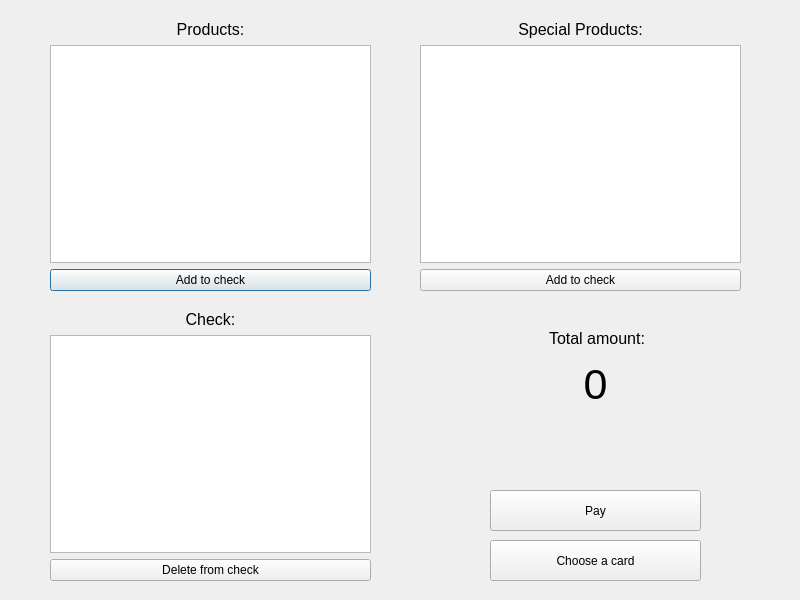
<?xml version="1.0" encoding="UTF-8"?>
<ui version="4.0">
 <class>Thirdwindow</class>
 <widget class="QDialog" name="Thirdwindow">
  <property name="geometry">
   <rect>
    <x>0</x>
    <y>0</y>
    <width>800</width>
    <height>600</height>
   </rect>
  </property>
  <property name="windowTitle">
   <string>Dialog</string>
  </property>
  <widget class="QLabel" name="label_amount">
   <property name="geometry">
    <rect>
     <x>400</x>
     <y>360</y>
     <width>391</width>
     <height>111</height>
    </rect>
   </property>
   <property name="font">
    <font>
     <pointsize>32</pointsize>
    </font>
   </property>
   <property name="layoutDirection">
    <enum>Qt::LeftToRight</enum>
   </property>
   <property name="text">
    <string>0</string>
   </property>
   <property name="alignment">
    <set>Qt::AlignHCenter|Qt::AlignTop</set>
   </property>
  </widget>
  <widget class="QWidget" name="layoutWidget">
   <property name="geometry">
    <rect>
     <x>50</x>
     <y>20</y>
     <width>321</width>
     <height>271</height>
    </rect>
   </property>
   <layout class="QVBoxLayout" name="verticalLayout">
    <item>
     <widget class="QLabel" name="label">
      <property name="font">
       <font>
        <pointsize>12</pointsize>
       </font>
      </property>
      <property name="text">
       <string>Products:</string>
      </property>
      <property name="alignment">
       <set>Qt::AlignCenter</set>
      </property>
     </widget>
    </item>
    <item>
     <widget class="QListWidget" name="listWidget_prod">
      <property name="font">
       <font>
        <pointsize>12</pointsize>
       </font>
      </property>
      <property name="modelColumn">
       <number>0</number>
      </property>
     </widget>
    </item>
    <item>
     <widget class="QPushButton" name="pushButton_add_prod">
      <property name="text">
       <string>Add to check</string>
      </property>
     </widget>
    </item>
   </layout>
  </widget>
  <widget class="QLabel" name="label_4">
   <property name="geometry">
    <rect>
     <x>500</x>
     <y>320</y>
     <width>194</width>
     <height>37</height>
    </rect>
   </property>
   <property name="font">
    <font>
     <pointsize>12</pointsize>
    </font>
   </property>
   <property name="text">
    <string>Total amount:</string>
   </property>
   <property name="alignment">
    <set>Qt::AlignCenter</set>
   </property>
  </widget>
  <widget class="QWidget" name="layoutWidget_2">
   <property name="geometry">
    <rect>
     <x>420</x>
     <y>20</y>
     <width>321</width>
     <height>271</height>
    </rect>
   </property>
   <layout class="QVBoxLayout" name="verticalLayout_2">
    <item>
     <widget class="QLabel" name="label_2">
      <property name="font">
       <font>
        <pointsize>12</pointsize>
       </font>
      </property>
      <property name="text">
       <string>Special Products:</string>
      </property>
      <property name="alignment">
       <set>Qt::AlignCenter</set>
      </property>
     </widget>
    </item>
    <item>
     <widget class="QListWidget" name="listWidget_prod_2">
      <property name="font">
       <font>
        <pointsize>12</pointsize>
       </font>
      </property>
      <property name="modelColumn">
       <number>0</number>
      </property>
     </widget>
    </item>
    <item>
     <widget class="QPushButton" name="pushButton_add_prod_2">
      <property name="text">
       <string>Add to check</string>
      </property>
     </widget>
    </item>
   </layout>
  </widget>
  <widget class="QWidget" name="layoutWidget_3">
   <property name="geometry">
    <rect>
     <x>50</x>
     <y>310</y>
     <width>321</width>
     <height>271</height>
    </rect>
   </property>
   <layout class="QVBoxLayout" name="verticalLayout_3">
    <item>
     <widget class="QLabel" name="label_3">
      <property name="font">
       <font>
        <pointsize>12</pointsize>
       </font>
      </property>
      <property name="text">
       <string>Check:</string>
      </property>
      <property name="alignment">
       <set>Qt::AlignCenter</set>
      </property>
     </widget>
    </item>
    <item>
     <widget class="QListWidget" name="listWidget_check">
      <property name="font">
       <font>
        <pointsize>12</pointsize>
       </font>
      </property>
      <property name="modelColumn">
       <number>0</number>
      </property>
     </widget>
    </item>
    <item>
     <widget class="QPushButton" name="pushButton_add_prod_3">
      <property name="text">
       <string>Delete from check</string>
      </property>
     </widget>
    </item>
   </layout>
  </widget>
  <widget class="QPushButton" name="pushButton_pay">
   <property name="geometry">
    <rect>
     <x>490</x>
     <y>490</y>
     <width>211</width>
     <height>41</height>
    </rect>
   </property>
   <property name="text">
    <string>Pay</string>
   </property>
  </widget>
  <widget class="QPushButton" name="pushButton_choose">
   <property name="geometry">
    <rect>
     <x>490</x>
     <y>540</y>
     <width>211</width>
     <height>41</height>
    </rect>
   </property>
   <property name="text">
    <string>Choose a card</string>
   </property>
  </widget>
 </widget>
 <resources/>
 <connections/>
</ui>
